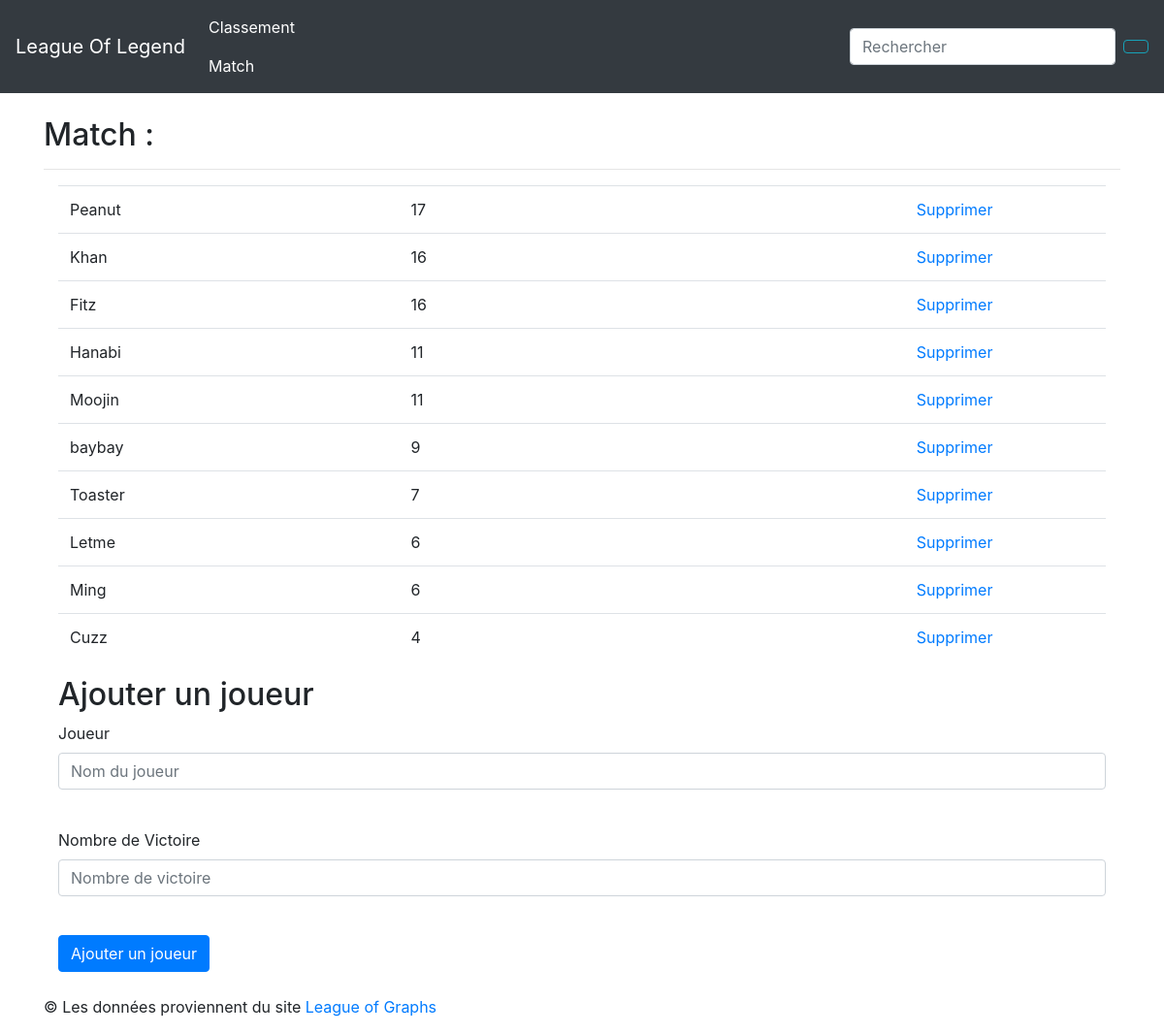
/Projet/Match.php, run on an earlier commit of the app's database.
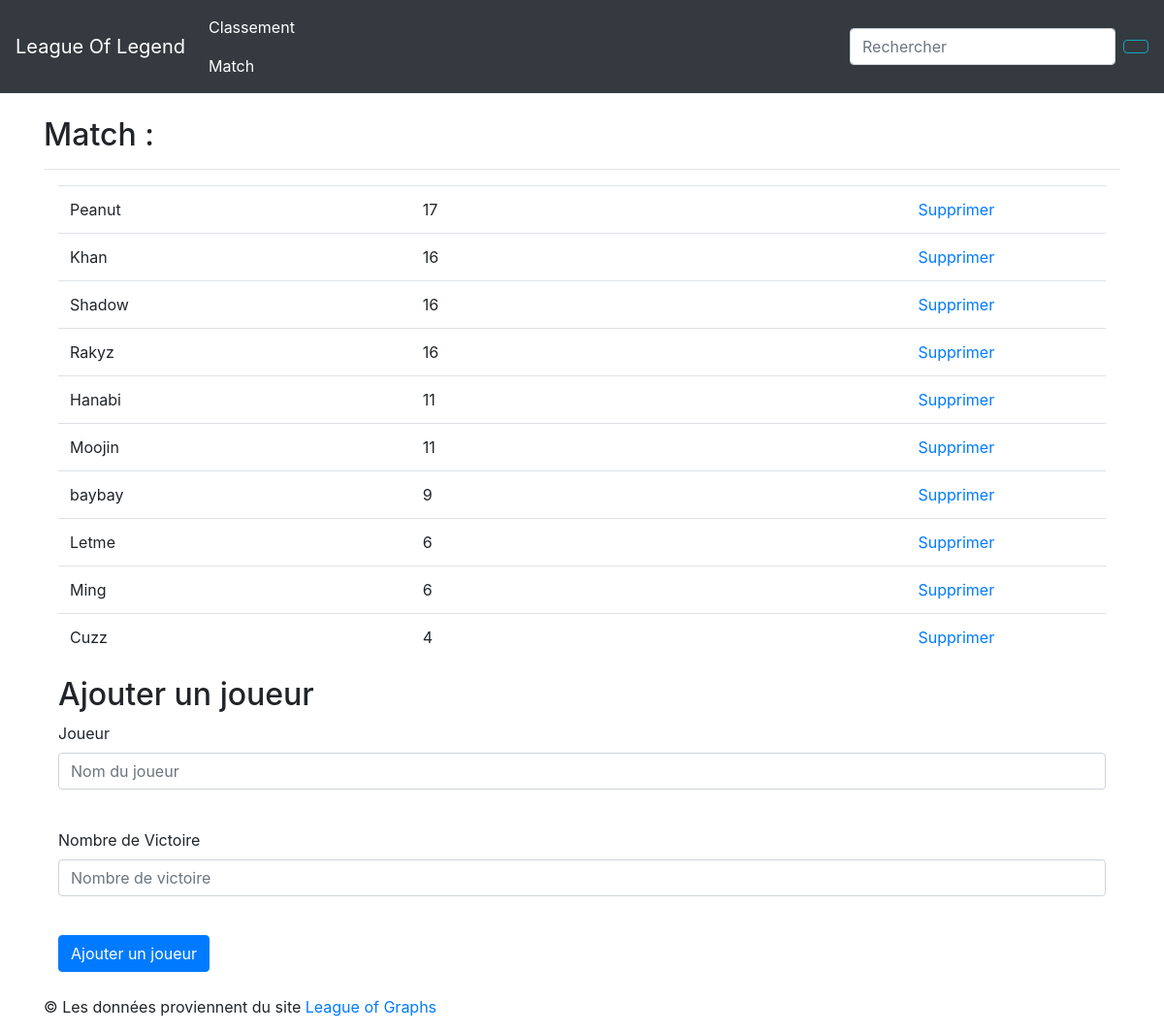
And on a later commit of the database.
### tables this page shows
CREATE TABLE IF NOT EXISTS `joueur` (
  `id` int(11) NOT NULL AUTO_INCREMENT,
  `name` varchar(20) NOT NULL,
  `victoire` int(11) DEFAULT NULL,
  `defaite` int(11) DEFAULT NULL,
  `KDA` varchar(20) DEFAULT NULL,
  `team` varchar(20) NOT NULL,
  `winrate` varchar(20) NOT NULL,
  PRIMARY KEY (`id`)
);

### Projet/Match.php (the view, shortened to what this page needs)
<?php
require_once(__DIR__.'/src/bdd.php');
$statement = $connection->prepare("
    SELECT *
    FROM joueur
    ORDER BY victoire DESC, id ASC, name ASC
");
$statement->execute();
$names = $statement->fetchAll();
 ?>
<!doctype html>
<html lang="en">
<head>
    <link rel="stylesheet" href="https://maxcdn.bootstrapcdn.com/bootstrap/4.0.0/css/bootstrap.min.css">
</head>
<body>
    <nav class="navbar navbar-expand-md navbar-dark fixed-top bg-dark">
        <a class="navbar-brand" href="">League Of Legend</a>
        <div class="collapse navbar-collapse" id="navbar-menu">
            <ul class="navbar-nav mr-auto">
                <li class="nav-item active">
                    <a class="nav-link" href="Classement1.php">
                        <i class="fas fa-trophy"></i> Classement
                    </a>
                    <a class="nav-link" href="Match.php">
                        <i class="fas fa-trophy"></i> Match
                    </a>
                </li>
            </ul>
            <form action="recherche.php" method="post" class="form-inline my-2 my-lg-0">
                <input name="search" class="form-control mr-sm-2" type="text" placeholder="Rechercher" aria-label="Rechercher">
                <button class="btn btn-outline-info my-2 my-sm-0" type="submit">
                </button>
            </form>
        </div>
    </nav>
<br><br><br>
    <main role="main"><br><br>
        <div class="container">
            <h2>Match :</h2>
            <?php if (count($names) === 0) { ?>
                <div class="alert alert-success" role="alert">
                    Il n'y a pas de joueur
                </div>
            <?php } else { ?>
            <hr />
            <div class="container">
                <table class="table">
                    <?php foreach ($names as $name) { ?>
                        <tr>
                            <td><?= $name['name'] ?></td>
                            <td><?= $name['victoire'] ?></td>
                            <td style="text-align: right">
                                <a href="Match.php?delete_id=<?= $name['id'] ?>">Supprimer</a>
                            <td>
                        </tr>
                    <?php } ?>
                </table>
            <?php } ?>
                <form action="Match.php" method="POST">
                    <h2>Ajouter un joueur</h2>
                    <div class="form-group">
                        <label for="Joueur">Joueur</label>
                        <input name="name" type="name" class="form-control" id="name" placeholder="Nom du joueur"><br>
                    </div>
                    <div class="form-group">
                        <label for="Nombre de Victoire">Nombre de Victoire</label>
                        <input name="victoire" type="victoire" class="form-control" id="victoire" placeholder="Nombre de victoire"><br>
                    </div>
                    <button type="submit" class="btn btn-primary">Ajouter un joueur</button><br><br>
                </form>
            </div>
        </div>
    </main>
    <footer class="container">
        <p>&copy; Les données proviennent du site <a target="_blank" href="https://www.leagueofgraphs.com/lcs/lcs-players">League of Graphs</a></p>
    </footer>
</body>
</html>

What changed in the data, as far as the page shows it:
changed joueur: name "Toaster" → "Shadow"; victoire "7" → "16"; moves up the list
changed joueur: name "Fitz" → "Rakyz"
